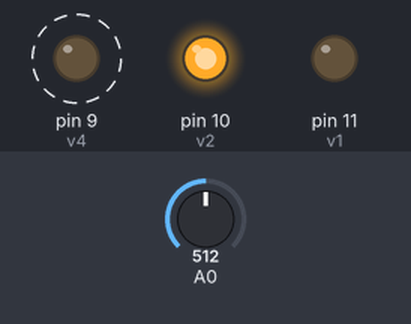
A sketch run on a simulated Arduino Uno, built with avr-gcc and run on an emulated ATmega328P. Parts: output pins drawn as LEDs (lit = HIGH). Dashed ring = blinking. Inputs (shaded band) come from the test bench; at power-on: A0 = 512. What the sketch prints to the serial monitor is not drawn.

Above: at 0.2 s.
At 2.2 s:
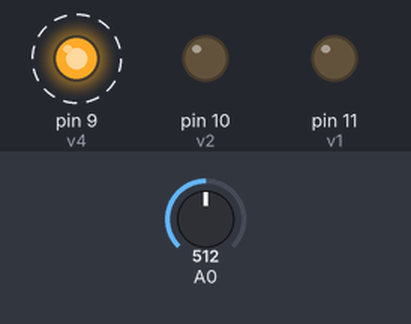
Timing chart, 0 to 3.5 s (numbered marks = the images above):
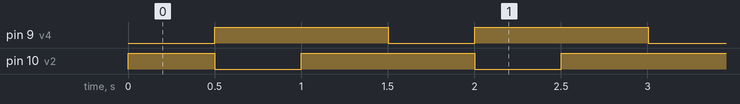

Measured:
- by itself, pin 9 (v4): alternates HIGH for 1.0 s and LOW for 0.50 s
- by itself, pin 10 (v2): repeats every 1.5 s: LOW 0.50 s, HIGH 1.0 s
- by itself, everything shown: repeats every 1.5 s, in 3 steps

The sketch:

sketch_oct05b.ino
```cpp
int v1=11;
int v2=10;
int v4=9;
void setup() {
  // put your setup code here, to run once:
pinMode(v1,OUTPUT);
pinMode(v2,OUTPUT);
pinMode(v4,OUTPUT);
Serial.begin(9600);
}

void loop() {
  // put your main code here, to run repeatedly:
multi(LOW,HIGH,LOW);//x2 no1
int sensorvalue1=analogRead(A0);
Serial.print("最左边的传感器:");
Serial.println(sensorvalue1);
delay(500);
multi(LOW,LOW,HIGH);//x4 no2
int sensorvalue2=analogRead(A0);
Serial.print("中间的传感器:");
Serial.println(sensorvalue2);
delay(500);
multi(LOW,HIGH,HIGH);//x6 no3
int sensorvalue3=analogRead(A0);
Serial.print("最右边的传感器6  6 6 6:");
Serial.println(sensorvalue3 );
delay(500);
}

void multi(bool x,bool y,bool z){
  digitalWrite(v1,x);
   digitalWrite(v2,y);
    digitalWrite(v4,z);


  }
```
